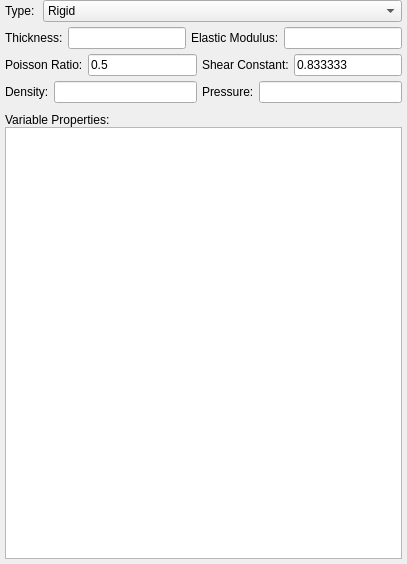
        <widget class="QWidget" name="page_3">
         <property name="geometry">
          <rect>
           <x>0</x>
           <y>0</y>
           <width>407</width>
           <height>564</height>
          </rect>
         </property>
         <attribute name="label">
          <string>Wall Properties</string>
         </attribute>
         <layout class="QVBoxLayout" name="verticalLayout_3">
          <property name="spacing">
           <number>5</number>
          </property>
          <property name="leftMargin">
           <number>0</number>
          </property>
          <property name="topMargin">
           <number>0</number>
          </property>
          <property name="rightMargin">
           <number>0</number>
          </property>
          <property name="bottomMargin">
           <number>0</number>
          </property>
          <item>
           <widget class="QWidget" name="widget_4" native="true">
            <layout class="QVBoxLayout" name="verticalLayout_4">
             <property name="spacing">
              <number>5</number>
             </property>
             <property name="leftMargin">
              <number>5</number>
             </property>
             <property name="topMargin">
              <number>0</number>
             </property>
             <property name="rightMargin">
              <number>5</number>
             </property>
             <property name="bottomMargin">
              <number>5</number>
             </property>
             <item>
              <widget class="QWidget" name="widget_5" native="true">
               <property name="sizePolicy">
                <sizepolicy hsizetype="Preferred" vsizetype="Preferred">
                 <horstretch>0</horstretch>
                 <verstretch>0</verstretch>
                </sizepolicy>
               </property>
               <layout class="QHBoxLayout" name="horizontalLayout_2">
                <property name="spacing">
                 <number>5</number>
                </property>
                <property name="leftMargin">
                 <number>0</number>
                </property>
                <property name="topMargin">
                 <number>0</number>
                </property>
                <property name="rightMargin">
                 <number>0</number>
                </property>
                <property name="bottomMargin">
                 <number>0</number>
                </property>
                <item>
                 <widget class="QLabel" name="label_3">
                  <property name="sizePolicy">
                   <sizepolicy hsizetype="Fixed" vsizetype="Preferred">
                    <horstretch>0</horstretch>
                    <verstretch>0</verstretch>
                   </sizepolicy>
                  </property>
                  <property name="text">
                   <string>Type: </string>
                  </property>
                 </widget>
                </item>
                <item>
                 <widget class="QComboBox" name="comboBoxWallType">
                  <item>
                   <property name="text">
                    <string>Rigid</string>
                   </property>
                  </item>
                  <item>
                   <property name="text">
                    <string>Deformable(Constant)</string>
                   </property>
                  </item>
                  <item>
                   <property name="text">
                    <string>Deformable(Variable)</string>
                   </property>
                  </item>
                 </widget>
                </item>
               </layout>
              </widget>
             </item>
             <item>
              <widget class="QWidget" name="widgetConstant" native="true">
               <property name="sizePolicy">
                <sizepolicy hsizetype="Preferred" vsizetype="Fixed">
                 <horstretch>0</horstretch>
                 <verstretch>0</verstretch>
                </sizepolicy>
               </property>
               <layout class="QVBoxLayout" name="verticalLayout_5">
                <property name="spacing">
                 <number>5</number>
                </property>
                <property name="leftMargin">
                 <number>0</number>
                </property>
                <property name="topMargin">
                 <number>0</number>
                </property>
                <property name="rightMargin">
                 <number>0</number>
                </property>
                <property name="bottomMargin">
                 <number>0</number>
                </property>
                <item>
                 <widget class="QWidget" name="widgetThicknessE" native="true">
                  <layout class="QHBoxLayout" name="horizontalLayout_3">
                   <property name="spacing">
                    <number>5</number>
                   </property>
                   <property name="leftMargin">
                    <number>0</number>
                   </property>
                   <property name="topMargin">
                    <number>0</number>
                   </property>
                   <property name="rightMargin">
                    <number>0</number>
                   </property>
                   <property name="bottomMargin">
                    <number>0</number>
                   </property>
                   <item>
                    <widget class="QLabel" name="label_5">
                     <property name="text">
                      <string>Thickness:</string>
                     </property>
                    </widget>
                   </item>
                   <item>
                    <widget class="QLineEdit" name="lineEditThickness"/>
                   </item>
                   <item>
                    <widget class="QLabel" name="label_6">
                     <property name="text">
                      <string>Elastic Modulus:</string>
                     </property>
                    </widget>
                   </item>
                   <item>
                    <widget class="QLineEdit" name="lineEditE"/>
                   </item>
                  </layout>
                 </widget>
                </item>
                <item>
                 <widget class="QWidget" name="widget_8" native="true">
                  <layout class="QHBoxLayout" name="horizontalLayout_4">
                   <property name="spacing">
                    <number>5</number>
                   </property>
                   <property name="leftMargin">
                    <number>0</number>
                   </property>
                   <property name="topMargin">
                    <number>0</number>
                   </property>
                   <property name="rightMargin">
                    <number>0</number>
                   </property>
                   <property name="bottomMargin">
                    <number>0</number>
                   </property>
                   <item>
                    <widget class="QLabel" name="label_7">
                     <property name="text">
                      <string>Poisson Ratio:</string>
                     </property>
                    </widget>
                   </item>
                   <item>
                    <widget class="QLineEdit" name="lineEditNu">
                     <property name="text">
                      <string>0.5</string>
                     </property>
                    </widget>
                   </item>
                   <item>
                    <widget class="QLabel" name="label_8">
                     <property name="text">
                      <string>Shear Constant:</string>
                     </property>
                    </widget>
                   </item>
                   <item>
                    <widget class="QLineEdit" name="lineEditKcons">
                     <property name="text">
                      <string>0.833333</string>
                     </property>
                    </widget>
                   </item>
                  </layout>
                  <zorder>lineEditNu</zorder>
                  <zorder>label_7</zorder>
                  <zorder>label_8</zorder>
                  <zorder>lineEditKcons</zorder>
                 </widget>
                </item>
                <item>
                 <widget class="QWidget" name="widget_9" native="true">
                  <layout class="QHBoxLayout" name="horizontalLayout_5">
                   <property name="spacing">
                    <number>5</number>
                   </property>
                   <property name="leftMargin">
                    <number>0</number>
                   </property>
                   <property name="topMargin">
                    <number>0</number>
                   </property>
                   <property name="rightMargin">
                    <number>0</number>
                   </property>
                   <property name="bottomMargin">
                    <number>0</number>
                   </property>
                   <item>
                    <widget class="QLabel" name="label_19">
                     <property name="text">
                      <string>Density:</string>
                     </property>
                    </widget>
                   </item>
                   <item>
                    <widget class="QLineEdit" name="lineEditWallDensity"/>
                   </item>
                   <item>
                    <widget class="QLabel" name="label_9">
                     <property name="text">
                      <string>Pressure:</string>
                     </property>
                    </widget>
                   </item>
                   <item>
                    <widget class="QLineEdit" name="lineEditPressure"/>
                   </item>
                  </layout>
                 </widget>
                </item>
               </layout>
              </widget>
             </item>
             <item>
              <widget class="QWidget" name="widget_10" native="true">
               <layout class="QHBoxLayout" name="horizontalLayout_6">
                <property name="spacing">
                 <number>0</number>
                </property>
                <property name="leftMargin">
                 <number>0</number>
                </property>
                <property name="topMargin">
                 <number>0</number>
                </property>
                <property name="rightMargin">
                 <number>0</number>
                </property>
                <property name="bottomMargin">
                 <number>0</number>
                </property>
                <item>
                 <widget class="QWidget" name="widgetVariable" native="true">
                  <layout class="QVBoxLayout" name="verticalLayout_6">
                   <property name="spacing">
                    <number>0</number>
                   </property>
                   <property name="leftMargin">
                    <number>0</number>
                   </property>
                   <property name="topMargin">
                    <number>5</number>
                   </property>
                   <property name="rightMargin">
                    <number>0</number>
                   </property>
                   <property name="bottomMargin">
                    <number>0</number>
                   </property>
                   <item>
                    <widget class="QLabel" name="label_10">
                     <property name="text">
                      <string>Variable Properties:</string>
                     </property>
                    </widget>
                   </item>
                   <item>
                    <widget class="QTableView" name="tableViewVar">
                     <property name="contextMenuPolicy">
                      <enum>Qt::CustomContextMenu</enum>
                     </property>
                     <property name="selectionBehavior">
                      <enum>QAbstractItemView::SelectRows</enum>
                     </property>
                     <property name="sortingEnabled">
                      <bool>true</bool>
                     </property>
                    </widget>
                   </item>
                  </layout>
                 </widget>
                </item>
                <item>
                 <spacer name="verticalSpacer">
                  <property name="orientation">
                   <enum>Qt::Vertical</enum>
                  </property>
                  <property name="sizeType">
                   <enum>QSizePolicy::Expanding</enum>
                  </property>
                  <property name="sizeHint" stdset="0">
                   <size>
                    <width>0</width>
                    <height>459</height>
                   </size>
                  </property>
                 </spacer>
                </item>
               </layout>
              </widget>
             </item>
            </layout>
           </widget>
          </item>
         </layout>
        </widget>
